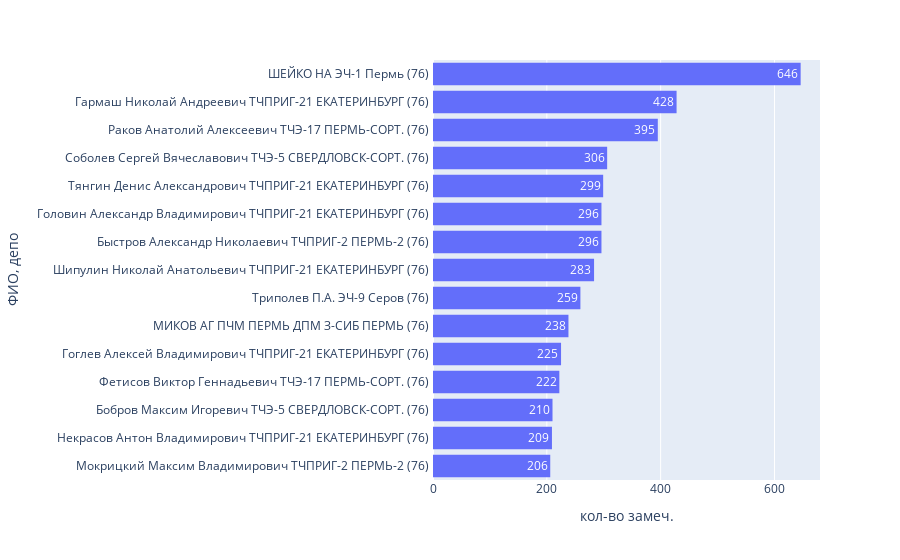

Notebook code cell kept with this figure:
### Code cell
import plotly.express as px
#df = px.data.tips()
# set(data[col].value_counts().index[:n])
fig = px.histogram(dfg2, y='ФИО, депо', x='кол-во замеч', text_auto = True)
# fig.update_layout(xaxis = {"categoryorder":"кол-во замеч"}) 
fig.layout.xaxis.title.text = 'кол-во замеч.'
fig.update_layout(yaxis = {"categoryorder":"total ascending"})
fig.show()
# fig.write_html("fio.html")
fig.write_image("fio.svg", width=1200, height=600, scale=2)
fig.write_image("fio.png", width=1200, height=600, scale=2)

### Figure 1 — Plotly figure (JSON) as saved in the notebook; plotly's stock layout.template omitted (floating-point values rounded to 4 significant figures)
{"data": [{"alignmentgroup": "True", "bingroup": "y", "histfunc": "sum", "hovertemplate": "sum of кол-во замеч=%{x}<br>ФИО, депо=%{y}<extra></extra>", "legendgroup": "", "marker": {"color": "#636efa", "pattern": {"shape": ""}}, "name": "", "offsetgroup": "", "orientation": "h", "showlegend": false, "texttemplate": "%{value}", "type": "histogram", "x": [646, 428, 395, 306, 299, 296, 296, 283, 259, 238, 225, 222, 210, 209, 206], "xaxis": "x", "y": ["ШЕЙКО НА ЭЧ-1 Пермь (76) ", "Гармаш Николай Андреевич ТЧПРИГ-21 ЕКАТЕРИНБУРГ (76) ", "Раков Анатолий Алексеевич ТЧЭ-17 ПЕРМЬ-СОРТ. (76) ", "Соболев Сергей Вячеславович ТЧЭ-5 СВЕРДЛОВСК-СОРТ. (76) ", "Тянгин Денис Александрович ТЧПРИГ-21 ЕКАТЕРИНБУРГ (76) ", "Быстров Александр Николаевич ТЧПРИГ-2 ПЕРМЬ-2 (76) ", "Головин Александр Владимирович ТЧПРИГ-21 ЕКАТЕРИНБУРГ (76) ", "Шипулин Николай Анатольевич ТЧПРИГ-21 ЕКАТЕРИНБУРГ (76) ", "Триполев П.А. ЭЧ-9 Серов (76) ", "МИКОВ АГ ПЧМ ПЕРМЬ ДПМ З-СИБ ПЕРМЬ (76) ", "Гоглев Алексей Владимирович ТЧПРИГ-21 ЕКАТЕРИНБУРГ (76) ", "Фетисов Виктор Геннадьевич ТЧЭ-17 ПЕРМЬ-СОРТ. (76) ", "Бобров Максим Игоревич ТЧЭ-5 СВЕРДЛОВСК-СОРТ. (76) ", "Некрасов Антон Владимирович ТЧПРИГ-21 ЕКАТЕРИНБУРГ (76) ", "Мокрицкий Максим Владимирович ТЧПРИГ-2 ПЕРМЬ-2 (76) "], "yaxis": "y"}], "layout": {"barmode": "relative", "legend": {"tracegroupgap": 0}, "margin": {"t": 60}, "xaxis": {"anchor": "y", "domain": [0, 1], "title": {"text": "кол-во замеч."}}, "yaxis": {"anchor": "x", "categoryorder": "total ascending", "domain": [0, 1], "title": {"text": "ФИО, депо"}}}}
